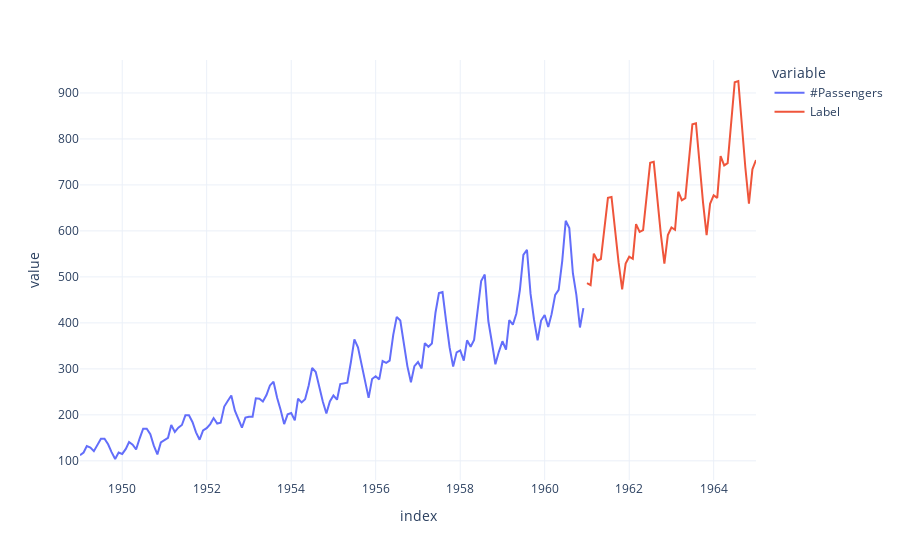

Notebook code for this chart:
### Code cell
concat_df = pd.concat([data,predictions_future], axis=0)
concat_df_i = pd.date_range(start='1949-01-01', end = '1965-01-01', freq = 'MS')
concat_df.set_index(concat_df_i, inplace=True)
fig = px.line(concat_df, x=concat_df.index, y=["#Passengers", "Label"], template = 'plotly_white')
fig.show()

### Figure 1 — Plotly figure (JSON) as saved in the notebook; plotly's stock layout.template omitted (floating-point values rounded to 4 significant figures; data arrays with more than 128 entries replaced by an {"elided": "..."} marker saying what was removed)
{"data": [{"hovertemplate": "variable=#Passengers<br>index=%{x}<br>value=%{y}<extra></extra>", "legendgroup": "#Passengers", "line": {"color": "#636efa", "dash": "solid"}, "marker": {"symbol": "circle"}, "mode": "lines", "name": "#Passengers", "orientation": "v", "showlegend": true, "type": "scatter", "x": {"elided": "193 str values"}, "xaxis": "x", "y": {"elided": "193 int values"}, "yaxis": "y"}, {"hovertemplate": "variable=Label<br>index=%{x}<br>value=%{y}<extra></extra>", "legendgroup": "Label", "line": {"color": "#EF553B", "dash": "solid"}, "marker": {"symbol": "circle"}, "mode": "lines", "name": "Label", "orientation": "v", "showlegend": true, "type": "scatter", "x": {"elided": "193 str values"}, "xaxis": "x", "y": {"elided": "193 float values"}, "yaxis": "y"}], "layout": {"legend": {"title": {"text": "variable"}, "tracegroupgap": 0}, "margin": {"t": 60}, "xaxis": {"anchor": "y", "domain": [0, 1], "title": {"text": "index"}}, "yaxis": {"anchor": "x", "domain": [0, 1], "title": {"text": "value"}}}}
